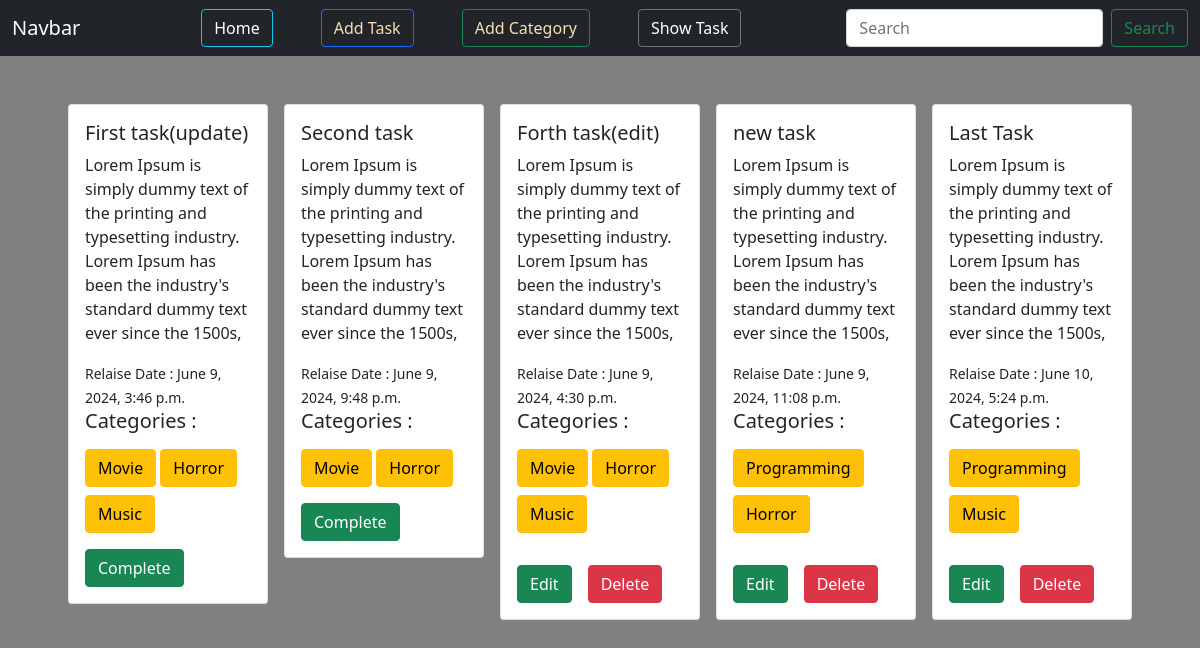
Page /show/task/ on the committed database.
### task/models.py (models this page shows, shortened)
class Task(models.Model):
    task_title = models.CharField(max_length=100)
    task_description = models.TextField()
    is_completed = models.BooleanField(default=False)
    task_assign_date = models.DateTimeField()
    task = models.ManyToManyField(Category)

### categories/models.py (models this page shows, shortened)
class Category(models.Model):
    name = models.CharField(max_length=100)

### show_task/views.py (the view)
# urls.py: path('task/',views.task_show,name='task_show'),
def task_show(request):
    all_task = Task.objects.all()
    return render(request,'task_show.html',{'task':all_task})

### show_task/templates/task_show.html
{%extends 'base.html' %}
{%block content%}
<div class="d-flex flex-wrap justify-content-center pt-5 gap-3">
    {%for data in task%}
    <div class="col-sm-4 col-lg-2">
      <div class="card">
        <div class="card-body">
          <h5 class="card-title">{{data.task_title}}</h5>
          <p class="card-text">{{data.task_description}}</p>
          <small>Relaise Date : {{data.task_assign_date}}</small>
          <h5>Categories : </h5>
          <p>
            {%for cat in data.task.all %}
            <button class="btn btn-warning mt-2">{{cat.name}}</button>
            {%endfor%}
          </p>
          {%if data.is_completed%}
          <button class="btn btn-success">Complete</button>
          {% else %}
          <div class="d-flex gap-3 pt-3">
            <a href="{% url 'edit_task' data.id %}" class="btn btn-success">Edit</a>
            <a href="{% url 'delete_task' data.id %}" class="btn btn-danger">Delete</a>
          </div>
          {%endif%}
        </div>
      </div>
    </div>
    {%endfor%}
  </div>
{%endblock%}

### templates/base.html (shortened to what this page needs)
<!DOCTYPE html>
<html lang="en">
<head>
    <link href="https://cdn.jsdelivr.net/npm/bootstrap@5.0.2/dist/css/bootstrap.min.css" rel="stylesheet">
</head>
<body style="background-color:gray;">
    <div>
      <nav class="navbar navbar-expand-lg navbar-dark bg-dark">
        <div class="container-fluid">
          <a class="navbar-brand" href="#">Navbar</a>
          <div class="collapse navbar-collapse " id="navbarSupportedContent">
            <ul class="navbar-nav me-auto mb-2 mb-lg-0 m-auto gap-5">
              <li class="nav-item">
                <button type="button" class="btn btn-outline-info">
                  <a style="text-decoration: none;color: white;" href="{% url 'homepage' %}" >Home</a>
              </button>
              </li>
              <li class="nav-item">
                <button type="button" class="btn btn-outline-primary">
                  <a style="text-decoration: none;color: wheat;" href="{% url 'add_task' %}" >Add Task</a>
              </button>
              </li>
              <li class="nav-item">
                <button type="button" class="btn btn-outline-success">
                  <a style="text-decoration: none;color: wheat;" href="{% url 'add_category' %}" >Add Category</a>
              </button>
              </li>
              <li class="nav-item">
                <button type="button" class="btn btn-outline-secondary">
                  <a style="text-decoration: none;color: white;" href="{% url 'task_show' %}" >Show Task</a>
              </button>
              </li>
            </ul>
            <form class="d-flex">
              <input class="form-control me-2" type="search" placeholder="Search" aria-label="Search">
              <button class="btn btn-outline-success" type="submit">Search</button>
            </form>
          </div>
        </div>
      </nav>
    {% block content %}
    {% endblock %}
    </div>
</body>
</html>

### rows in the picture
Task: task_title "First task(update)", task_description "Lorem Ipsum is simply dummy text of the printing and typesetting industry. Lorem Ipsum has been the industry's standard dummy text ever since the 1500s,", task_assign_date "June 9, 2024, 3:46 p.m.", is_completed "Complete"
Category: name "Movie"
Category: name "Horror"
Category: name "Music"
Task: task_title "Second task", task_description "Lorem Ipsum is simply dummy text of the printing and typesetting industry. Lorem Ipsum has been the industry's standard dummy text ever since the 1500s,", task_assign_date "June 9, 2024, 9:48 p.m.", is_completed "Complete"
Task: task_title "Forth task(edit)", task_description "Lorem Ipsum is simply dummy text of the printing and typesetting industry. Lorem Ipsum has been the industry's standard dummy text ever since the 1500s,", task_assign_date "June 9, 2024, 4:30 p.m.", is_completed "Edit"
Task: task_title "new task", task_description "Lorem Ipsum is simply dummy text of the printing and typesetting industry. Lorem Ipsum has been the industry's standard dummy text ever since the 1500s,", task_assign_date "June 9, 2024, 11:08 p.m.", is_completed "Edit"
Category: name "Programming"
Task: task_title "Last Task", task_description "Lorem Ipsum is simply dummy text of the printing and typesetting industry. Lorem Ipsum has been the industry's standard dummy text ever since the 1500s,", task_assign_date "June 10, 2024, 5:24 p.m.", is_completed "Edit"
